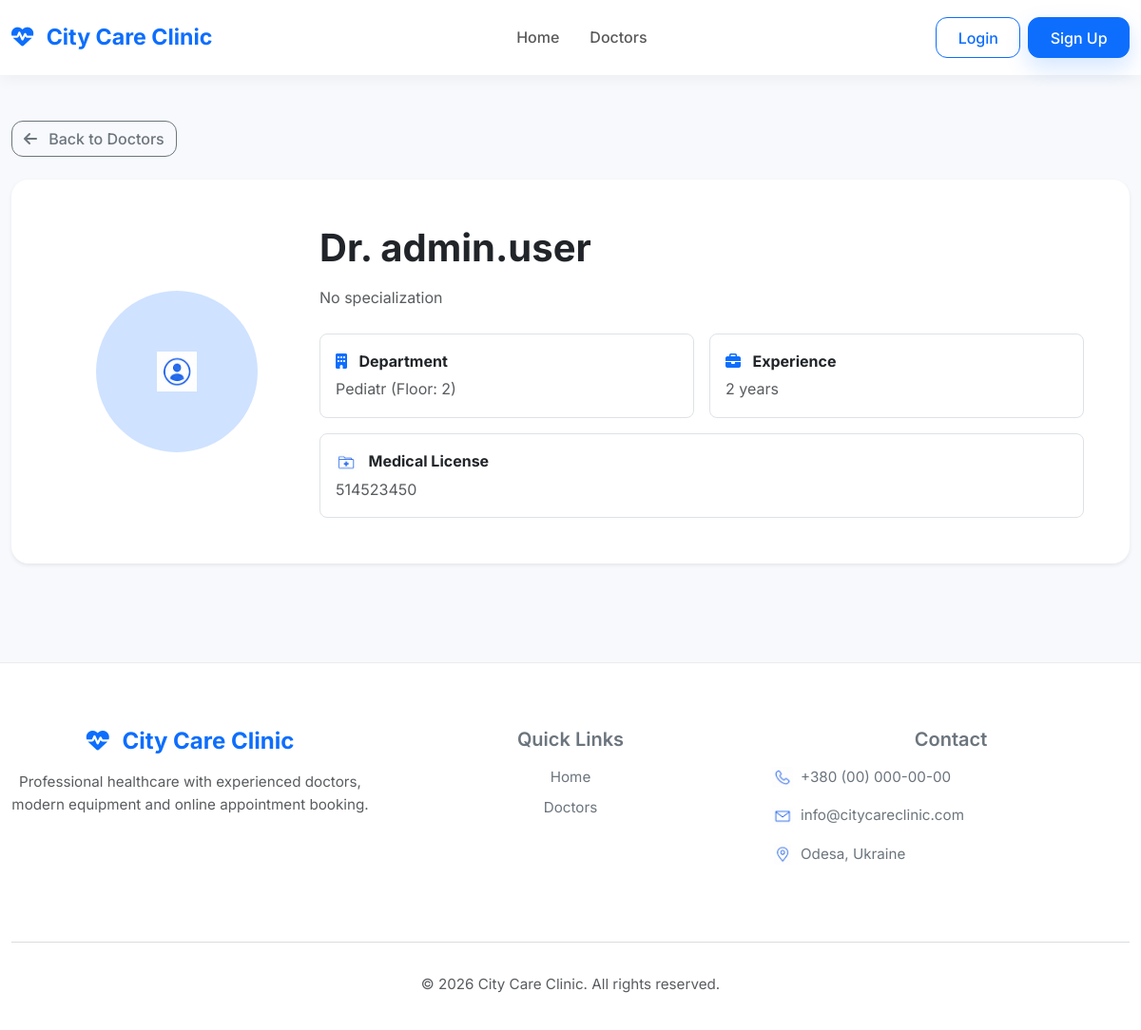
Page /doctor/1/ on the committed database.
### hospital/models.py (models this page shows, shortened)
class DoctorProfile(models.Model):
    user = models.OneToOneField(
        CustomUser,
        on_delete=models.CASCADE,
        related_name="doctor_profile",
    )
    specialization = models.ManyToManyField(
        Specialization,
        related_name="doctors",
        blank=True,
    )
    department = models.ForeignKey(
        Department,
        on_delete=models.CASCADE,
        related_name="doctors",
    )
    experience_years = models.PositiveIntegerField(default=0)
    license_number = models.CharField(max_length=50, unique=True)
    class Meta:
        ordering = ["user__last_name", "user__first_name"]
    def __str__(self):
        return f"Dr. {self.user.get_full_name() or self.user.username}"

class CustomUser(AbstractUser):
    ROLE_CHOICES = [
        ("patient", "Patient"),
        ("doctor", "Doctor"),
    ]
    role = models.CharField(
        max_length=50,
        choices=ROLE_CHOICES,
        default="patient",
    )

class Department(models.Model):
    name = models.CharField(max_length=100)
    floor = models.IntegerField()
    class Meta:
        ordering = ["name"]
    def __str__(self):
        return f"{self.name} (Floor: {self.floor})"

### hospital/views.py (the view)
class DoctorDetailView(generic.DetailView):
    model = DoctorProfile
    template_name = "hospital/doctor_detail.html"
    context_object_name = "doctor"

### templates/hospital/doctor_detail.html (shortened to what this page needs)
{% extends "base.html" %}
{% load static %}
{% block content %}
<section>
  <a
    href="{% url 'hospital:doctor-list' %}"
    class="btn btn-outline-secondary mb-4"
  >
    <i class="fa-solid fa-arrow-left me-2"></i>
    Back to Doctors
  </a>
  <div class="card border-0 shadow-sm">
    <div class="card-body p-5">
      <div class="row align-items-center">
        <div class="col-lg-3 text-center mb-4 mb-lg-0">
          <div
            class="rounded-circle bg-primary-subtle d-inline-flex justify-content-center align-items-center"
            style="width: 170px; height: 170px;"
          >
            <img
              src="{% static 'images/icons/icon-user-profile.png' %}"
              class="icon-img"
              alt="Doctor"
            >
          </div>
        </div>
        <div class="col-lg-9">
          <h1 class="fw-bold mb-3">
            {{ doctor }}
          </h1>
          <div class="mb-4">
            {% for spec in doctor.specialization.all %}
              <span class="badge bg-primary-subtle text-primary me-2 mb-2">
                {{ spec }}
              </span>
            {% empty %}
              <span class="text-muted">
                No specialization
              </span>
            {% endfor %}
          </div>
          <div class="row g-3">
            <div class="col-md-6">
              <div class="border rounded-3 p-3 h-100">
                <i class="fa-solid fa-building text-primary me-2"></i>
                <strong>Department</strong>
                <div class="text-muted mt-1">
                  {{ doctor.department }}
                </div>
              </div>
            </div>
            <div class="col-md-6">
              <div class="border rounded-3 p-3 h-100">
                <i class="fa-solid fa-briefcase text-primary me-2"></i>
                <strong>Experience</strong>
                <div class="text-muted mt-1">
                  {{ doctor.experience_years }} years
                </div>
              </div>
            </div>
            <div class="col-md-12">
              <div class="border rounded-3 p-3">
                <img
                  src="{% static 'images/icons/icon-medical-record.png' %}"
                  alt="Medical License"
                  class="contact-icon me-2"
                >
                <strong>Medical License</strong>
                <div class="text-muted mt-1">
                  {{ doctor.license_number }}
                </div>
              </div>
            </div>
          </div>
        </div>
      </div>
    </div>
  </div>
</section>
{% endblock %}

### static/css/styles.css (style rules this page uses)
* { margin: 0; padding: 0; box-sizing: border-box; }
:root { --primary: #0d6efd; --background: #f7f9fc; --text: #2c3e50; --shadow: rgba(0, 0, 0, .07); }
html { scroll-behavior: smooth; }
body { font-family: "Inter", sans-serif; background: var(--background); color: var(--text); line-height: 1.6; }
a { text-decoration: none; }
.btn { border-radius: 12px; font-weight: 500; transition: .25s ease; }
.card { border: none; border-radius: 18px; overflow: hidden; box-shadow: 0 10px 28px var(--shadow); transition: .25s ease; }
.rounded-circle { transition: .3s; }
.icon-img { width: 42px; height: 42px; object-fit: contain; flex-shrink: 0; transition: transform .3s ease, filter .3s ease; }
.contact-icon { width: 22px; height: 22px; object-fit: contain; flex-shrink: 0; }
.fa-solid { transition: .25s ease; }

### rows in the picture
DoctorProfile: user.username "Dr. admin.user", department "Pediatr (Floor: 2)", experience_years "2", license_number "514523450"
